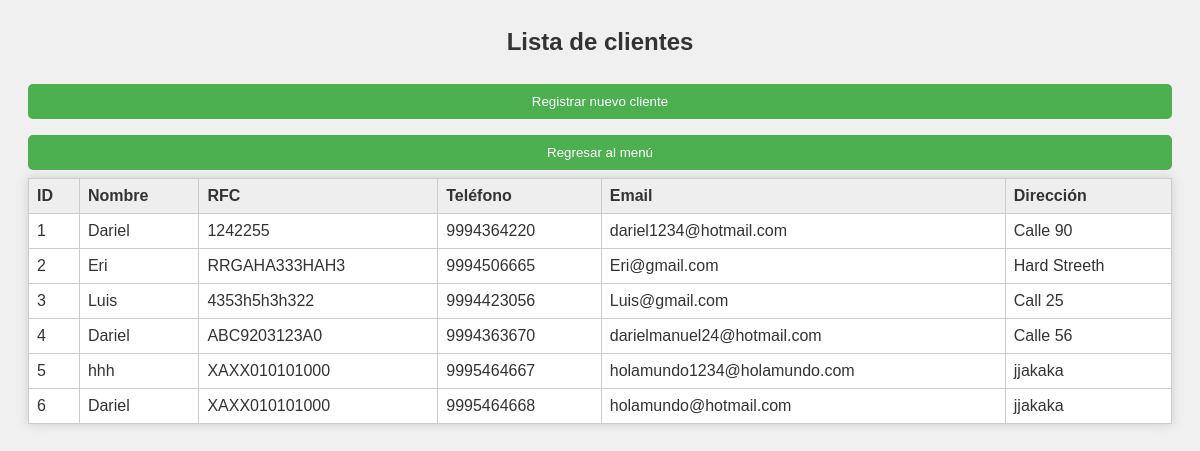
Before: /clientes with the older database file.
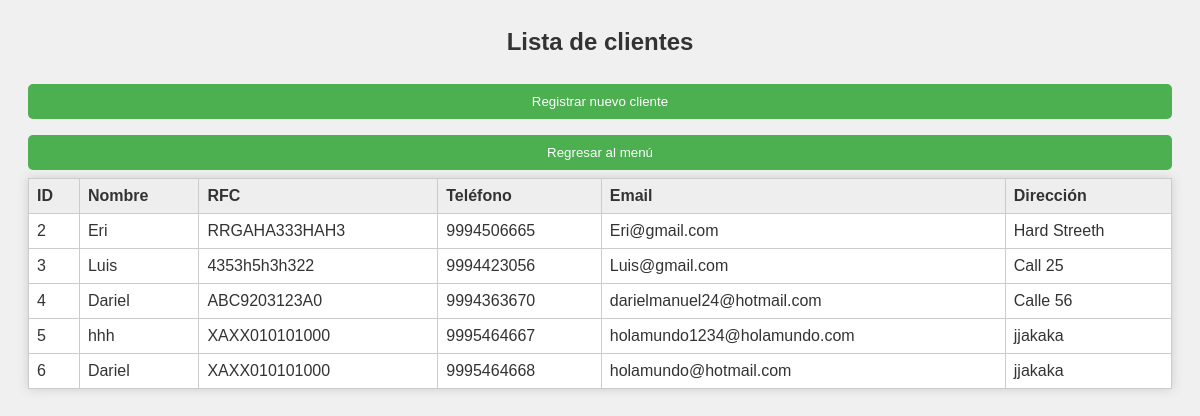
After: the same page with the newer database file.
### tables this page shows
CREATE TABLE "ClientRegister" (
	"id_client"	INTEGER,
	"name"	TEXT,
	"rfc"	TEXT,
	"numberphone"	NUMERIC,
	"email"	TEXT,
	"address"	NUMERIC,
	PRIMARY KEY("id_client")
);

### Despacho_Contable_Web.py (the view)
@app.route('/clientes', methods=['GET', 'POST'])
def mostrar_clientes():
    conexion = sqlite3.connect('database.db')
    cursor = conexion.cursor()
    cursor.execute("SELECT * FROM ClientRegister")
    clientes = cursor.fetchall()
    conexion.close()
    return render_template('clientes.html', clientes=clientes)

### templates/clientes.html (shortened to what this page needs)
<html lang="es">
<head>
    <link rel="stylesheet" href="{{ url_for('static', filename='CSS/Styles.css') }}">
</head>
<body>
    <h2>Lista de clientes</h2>
    <a href="{{ url_for('registrar_cliente') }}">
        <button type="button" class="boton-menu">Registrar nuevo cliente</button>
    </a>
    <a href="{{ url_for('menu_principal') }}">
        <button type="button" class="boton-menu">Regresar al menú</button>
    </a>
    <table>
        <thead>
            <tr>
                <th>ID</th>
                <th>Nombre</th>
                <th>RFC</th>
                <th>Teléfono</th>
                <th>Email</th>
                <th>Dirección</th>
            </tr>
        </thead>
        <tbody>
            {% for cliente in clientes %}
            <tr>
                <td>{{ cliente[0] }}</td>
                <td>{{ cliente[1] }}</td>
                <td>{{ cliente[2] }}</td>
                <td>{{ cliente[3] }}</td>
                <td>{{ cliente[4] }}</td>
                <td>{{ cliente[5] }}</td>
            </tr>
            {% endfor %}
        </tbody>
    </table>
</body>
</html>

### static/CSS/Styles.css (style rules this page uses)
body { font-family: Arial, sans-serif; padding: 20px; background-color: #f0f0f0; color: #333; }
h1, h2, h3 { text-align: center; color: #333; }
input, select, textarea, button { width: 100%; padding: 10px; margin: 8px 0; border: 1px solid #ccc; border-radius: 5px; box-sizing: border-box; }
button { background-color: #4CAF50; color: white; border: none; cursor: pointer; }
a { color: #007BFF; text-decoration: none; }
table { width: 100%; margin: auto; border-collapse: collapse; background: white; box-shadow: 0 0 10px #ccc; }
th, td { padding: 8px; border: 1px solid #ccc; text-align: left; }
th { background: #eee; }

Changed rows visible on the page:
removed ClientRegister: id_client "1", name "Dariel", rfc "1242255", numberphone "9994364220", email "dariel1234@hotmail.com", address "Calle 90"
